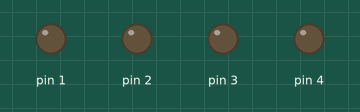
Bench run of a sketch on a simulated Arduino Uno, built with avr-gcc and run on an emulated ATmega328P. Shown: output pins drawn as LEDs (lit = HIGH).

Above: at 0.4 s.
At 0.9 s:
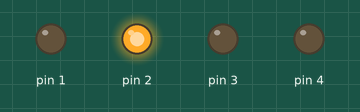
At 1.3 s:
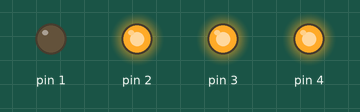
At 2.1 s:
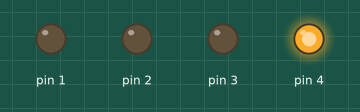
At 2.7 s:
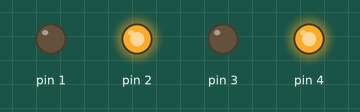
At 3.5 s:
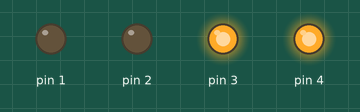
Timing chart, 0 to 3.8 s (numbered marks = the images above):
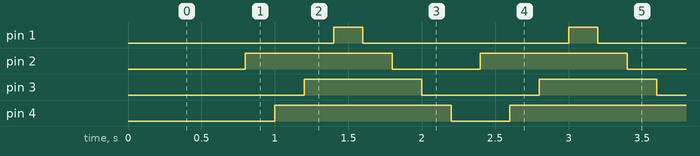

Measured:
- by itself, pin 1: alternates HIGH for 0.20 s and LOW for 1.4 s
- by itself, pin 2: alternates HIGH for 1.0 s and LOW for 0.60 s
- by itself, pin 3: alternates HIGH for 0.80 s and LOW for 0.80 s
- by itself, pin 4: alternates HIGH for 1.2 s and LOW for 0.40 s

The sketch:

1_FirstProgramOnArduinoUNO.ino
```cpp
void setup() {
  pinMode(1, OUTPUT);
  pinMode(2, OUTPUT);
  pinMode(3, OUTPUT);
  pinMode(4, OUTPUT);
}

void loop() {
  digitalWrite(1, LOW);
  delay(200);
  digitalWrite(2, LOW);
  delay(200);
  digitalWrite(3, LOW);
  delay(200);
  digitalWrite(4, LOW);
  delay(200);
  digitalWrite(2, HIGH);
  delay(200);
  digitalWrite(4, HIGH);
  delay(200);
  digitalWrite(3, HIGH);
  delay(200);
  digitalWrite(1, HIGH);
  delay(200);
}
```
